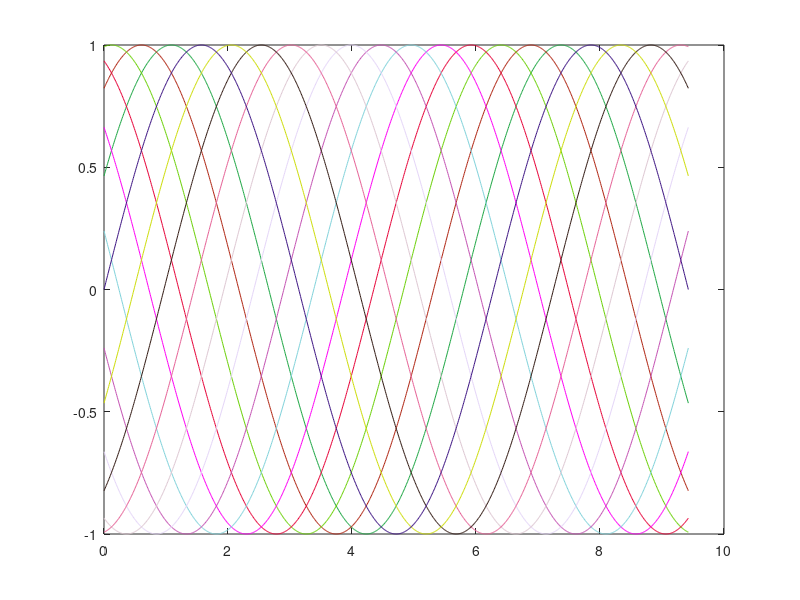

Here is the MATLAB script that generated this plot:
% LINECOLORS 

N = 13;
C = rand(N,3);
X =linspace(0,pi*3,1000); 
Y =bsxfun(@(x,n)sin(x+2*n*pi/N), X.',1:N); 

for i = 1:N
    plot(X',Y(:,i),'color',C(i,:));
    hold on
end
